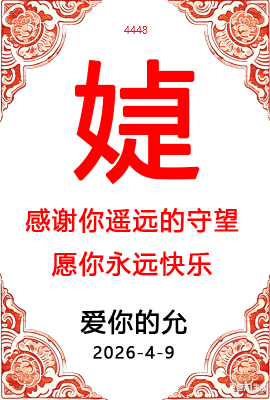
#> input picture qfp/dl/test/27y1vhBY4_raw.png, 270 x 400 px
$ python minpng.py 27y1vhBY4_raw.png out.png
#> lines starting #> are read from the running program, lines starting #| are printed output that depends on the picture
"""Minimize tri-color PNG size without resizing.

Converts any image to a 3-color paletted PNG (white/black/red) for minimal file size.
Assumes input is already a tri-color image; will quantize to nearest of the 3 colors.

Usage:
  python minpng.py input.png output.png
"""
from __future__ import annotations

import argparse
import math
from pathlib import Path

from PIL import Image  # type: ignore


# Target palette: white, black, red
PALETTE_COLORS = [
    (255, 255, 255),  # 0 = white
    (0, 0, 0),        # 1 = black
    (255, 0, 0),      # 2 = red
]

# ===== Preprocess config (modify here) =====
DEFAULT_CONTRAST = 50   # 对比度 1-99, 50=不变
DEFAULT_RT = 0          # 红色阈值 (%)
DEFAULT_RB = 0          # 红色增量 (% of 255)
DEFAULT_BT = 0          # 黑色阈值 (%)
DEFAULT_BB = 0          # 黑色增量 (% of 255)
DEFAULT_WT = 0          # 白色阈值 (%)
DEFAULT_WB = 0          # 白色增量 (% of 255)
# ============================================


def color_distance_sq(c1: tuple[int, int, int], c2: tuple[int, int, int]) -> int:
    """Squared Euclidean distance between two RGB colors."""
    return (c1[0] - c2[0]) ** 2 + (c1[1] - c2[1]) ** 2 + (c1[2] - c2[2]) ** 2


def nearest_palette_index(r: int, g: int, b: int) -> int:
    """Find the nearest palette color index for given RGB."""
    pixel = (r, g, b)
    best_idx = 0
    best_dist = color_distance_sq(pixel, PALETTE_COLORS[0])
    for idx, color in enumerate(PALETTE_COLORS[1:], start=1):
        dist = color_distance_sq(pixel, color)
        if dist < best_dist:
            best_dist = dist
            best_idx = idx
    return best_idx


# [47 lines left out: function preprocess_colors, not called in this run]


def minimize_tricolor_png(input_path: Path, output_path: Path,
                          contrast: int = 50,
                          rt: int = 0, rb: int = 0,
                          bt: int = 0, bb: int = 0,
                          wt: int = 0, wb: int = 0) -> None:
    """Convert image to minimal 3-color paletted PNG.

    Processing pipeline:
      1. Pad to 300x400 (white fill, no scaling, original centered horizontally).
      2. Rotate 90° clockwise → 400x300.
      3. (Optional) Adjust contrast.
      4. (Optional) Color preprocess — boost black/white/red.
      5. Quantize to 3-color palette.
    """
#> called with contrast = 50, rt = 0, rb = 0, bt = 0, bb = 0, wt = 0, wb = 0
    with Image.open(input_path) as img:
#> img is the input picture: PIL image 270x400 RGBA; mean R, G, B, A 246.5, 204.7, 201.4, 255
        src = img.convert("RGB")
        w, h = src.size
#> w = 270; h = 400

        # Step 1: pad to 300x400, center horizontally, white fill
        target_w, target_h = 300, 400
        if w != target_w or h != target_h:
            padded = Image.new("RGB", (target_w, target_h), (255, 255, 255))
#> padded: PIL image 300x400 RGB; every value is 255
            offset_x = 0
            offset_y = (target_h - h) // 2
#> offset_y = 0
            padded.paste(src, (offset_x, offset_y))
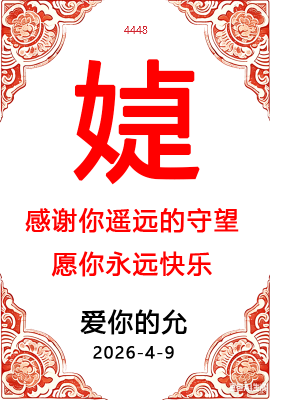
#> padded: PIL image 300x400 RGB; mean R, G, B 247.4, 209.7, 206.8
            src = padded

        # Step 2: rotate 90° counter-clockwise → 400x300
        src = src.transpose(Image.Transpose.ROTATE_90)
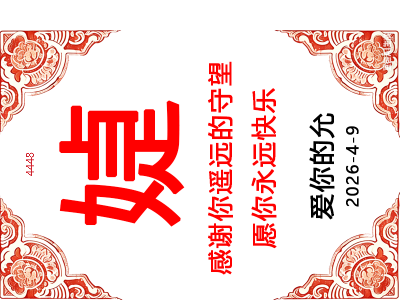
#> src: PIL image 400x300 RGB; mean R, G, B 247.4, 209.7, 206.8

        # Step 2.5: adjust contrast (50=unchanged, 1=min, 99=max)
        if contrast != 50:
            from PIL import ImageEnhance
            factor = contrast / 50.0  # 1→0.02, 50→1.0, 99→1.98
            src = ImageEnhance.Contrast(src).enhance(factor)

        # Step 3: color preprocess — boost dominant colors
        has_preprocess = any(v != 0 for v in (rb, bb, wb))
        if has_preprocess:
            src = preprocess_colors(src, rt, rb, bt, bb, wt, wb)
            src.show(title="Preprocess Result")

        w, h = src.size
#> w = 400; h = 300
        pix = src.load()

        # Create paletted image
        out = Image.new("P", (w, h))
#> out: PIL image 400x300 P; every value is 0

        # Set palette: white, black, red + padding
        palette = []
        for color in PALETTE_COLORS:
            palette.extend(color)
        # Pad to 256 colors (768 values)
        palette.extend([0, 0, 0] * (256 - len(PALETTE_COLORS)))
        out.putpalette(palette)
#> out: PIL image 400x300 P; every value is 255

        out_pix = out.load()

        # Quantize each pixel to nearest palette color
        for y in range(h):
            for x in range(w):
                r, g, b = pix[x, y]
                out_pix[x, y] = nearest_palette_index(r, g, b)

        # Save with maximum optimization
        out.save(output_path, format="PNG", optimize=True)
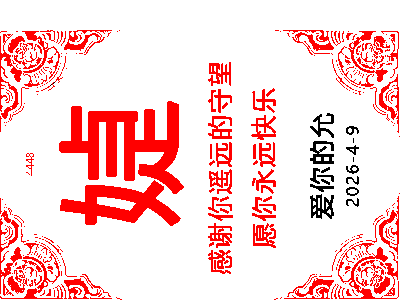
#> saved as out.png: PIL image 400x300 P; mean R, G, B 251.9, 208.5, 208.5


def parse_args() -> argparse.Namespace:
    parser = argparse.ArgumentParser(
        description="Minimize tri-color PNG size without resizing."
    )
    parser.add_argument("input", help="Input image path")
    parser.add_argument("output", help="Output PNG path")
    parser.add_argument("-c", type=str, default=None,
                        help="Config: contrast,rt,rb,bt,bb,wt,wb (e.g. -c 50,5,20,10,15,10,15)")
    return parser.parse_args()


def main() -> int:
    args = parse_args()
    input_path = Path(args.input).resolve()
    output_path = Path(args.output).resolve()

    # Parse -c parameter or use defaults
    if args.c:
        parts = [int(x.strip()) for x in args.c.split(',')]
        if len(parts) != 7:
            print('Error: -c requires exactly 7 values: contrast,rt,rb,bt,bb,wt,wb')
            return 1
        contrast, rt, rb, bt, bb, wt, wb = parts
    else:
        contrast = DEFAULT_CONTRAST
        rt, rb = DEFAULT_RT, DEFAULT_RB
        bt, bb = DEFAULT_BT, DEFAULT_BB
        wt, wb = DEFAULT_WT, DEFAULT_WB
    contrast = max(1, min(99, contrast))

    output_path.parent.mkdir(parents=True, exist_ok=True)

    minimize_tricolor_png(input_path, output_path,
                           contrast=contrast,
                           rt=rt, rb=rb,
                           bt=bt, bb=bb,
                           wt=wt, wb=wb)

    # Report sizes
    in_size = input_path.stat().st_size
#> (the run stopped early here; a loop or call above may not have finished)
